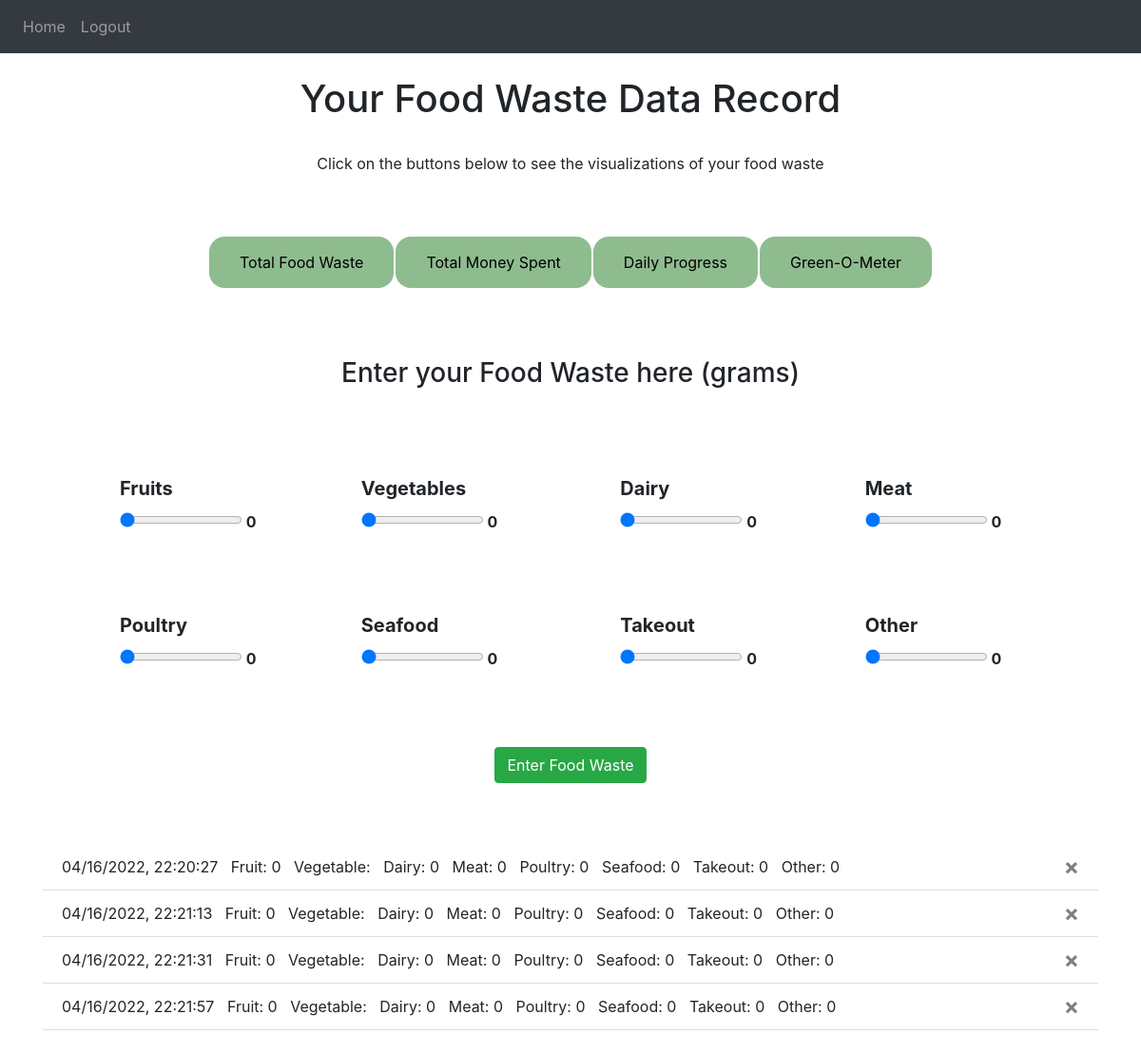
Page / (signed in) on the earlier database version.
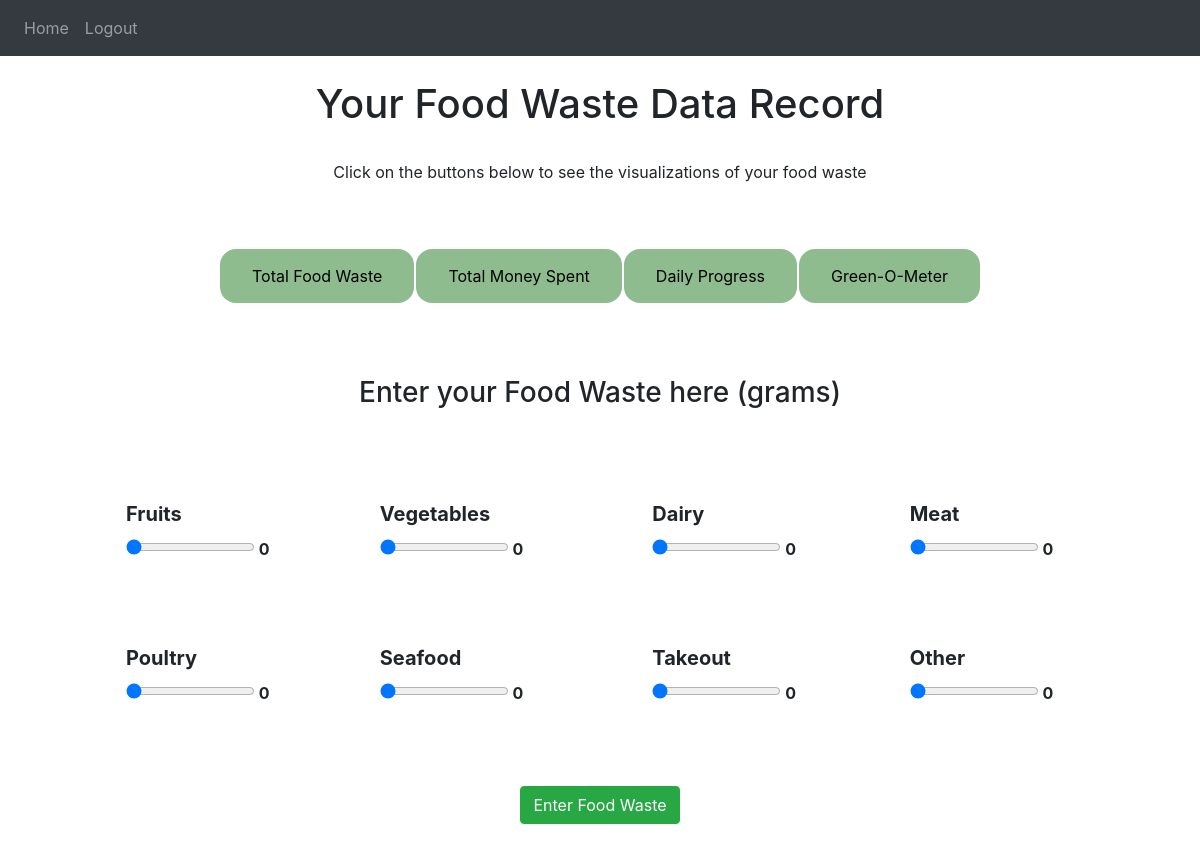
Same page on the later database version.
### website/models.py (models this page shows)
@dataclass
class UserFoodWaste(db.Model):
    user_id = db.Column(db.Integer, db.ForeignKey('user.id'))
    id = db.Column(db.Integer, primary_key=True)
    date = db.Column(db.DateTime(timezone=True), default=datetime.now)
    fruit= db.Column(db.Integer)
    veggies = db.Column(db.Integer)
    dairy = db.Column(db.Integer)
    meat = db.Column(db.Integer)
    poultry = db.Column(db.Integer)
    fish_seafood = db.Column(db.Integer)
    takeout = db.Column(db.Integer)
    other = db.Column(db.Integer)
    js_date = db.Column(db.Integer)

### website/views.py (the view, shortened to what this page needs)
@views.route('/', methods=['GET', 'POST'])
@login_required
def home():
    return render_template("home.html", user=current_user)

### website/__init__.py (called while the page is built)
def create_app():
    app = Flask(__name__)
    app.config['SECRET_KEY'] = 'randomstring'
    app.config['SQLALCHEMY_DATABASE_URI'] = f'sqlite:///{DB_NAME}'
    db.init_app(app)
    from .views import views
    from .auth import auth
    app.register_blueprint(views, url_prefix='/')
    app.register_blueprint(auth, url_prefix='/')
    from .models import User, Note
    create_database(app)
    login_manager = LoginManager()
    login_manager.login_view = 'auth.login'
    login_manager.init_app(app)
    @login_manager.user_loader
    def load_user(id):
        return User.query.get(int(id))
    return app

### website/templates/home.html (shortened to what this page needs)
{% extends "base.html" %} {% block title %}Home{% endblock %} {% block content
  %}
  <head>
  </head>
  <h1 align="center"> Your Food Waste Data Record</h1>
  <br />
  <p style="text-align: center;">Click on the buttons below to see the visualizations of your food waste</p>
  <br />
  <br />
  <div align="center">
    <table>
      <tr>
        <th>
          <form method="POST">
            <button type='button' class='buttonToggle' id='btn_one'  onclick="showFoodWasteClick()">
              Total Food Waste
            </button>
          </form>
        </th>
        <th>
          <form method="POST">
              <button type="button" class="buttonToggle" id="btn_two" onclick="showMoneyWasteClick()">
                Total Money Spent
              </button>
          </form>
        </th>
        <th>
          <form method="POST">
              <button type="button" class="buttonToggle" id="btn_four" onclick="showDailyWasteClick()">
                Daily Progress
              </button>
          </form>
        </th>
        <th>
          <form method="POST">
              <button type="button" class="buttonToggle" id="btn_three" onclick="showGOMClick()">
                Green-O-Meter
              </button>
          </form>
        </th>
      </tr>
    </table>
  </div>
  <br />
  <form method="POST">
    <br/>
    <br/>
    <h3 style="text-align: center">Enter your Food Waste here (grams)</h3>
    <table id="sliderContainer">
      <tr>
      <th id="th_slider">
        <label for="fruit">Fruits</label>
        <input
          type="range"
          name="fruit"
          min="0"
          max="100"
          value="0"
          class="myslider"
          id="fruit"
          oninput="outputUpdate(value, 'fruit_val')"
        />
        <output for="fruit" id="fruit_val">0</output>
      </th>
      <th id="th_slider">
        <label for="veggies">Vegetables</label>
        <input
          type="range"
          name="veggies"
          min="0"
          max="100"
          value="0"
          class="myslider"
          id="veggies"
          oninput="outputUpdate(value, 'veggie_val')"
        />
        <output for="veggies" id="veggie_val">0</output>
      </th>
    <th id="th_slider">
      <label for="dairy">Dairy</label>
      <input
        type="range"
        name="dairy"
        min="0"
        max="100"
        value="0"
        class="myslider"
        id="dairy"
        oninput="outputUpdate(value, 'dairy_val')"
      />
      <output for="dairy" id="dairy_val">0</output>
    </th>
    <th id="th_slider">
      <label for="meat">Meat</label>
      <input
        type="range"
        name="meat"
        min="0"
        max="100"
        value="0"
        class="myslider"
        id="meat"
        oninput="outputUpdate(value, 'meat_val')"
      />
      <output for="meat" id="meat_val">0</output>
    </th>
    </tr>
    <tr>
    <th id="th_slider">
      <label for="poultry">Poultry</label>
      <input
        type="range"
        name="poultry"
        min="0"
        max="100"
        value="0"
        class="myslider"
        id="poultry"
        oninput="outputUpdate(value, 'poultry_val')"
      />
      <output for="poultry" id="poultry_val">0</output>
    </th>
    <th id="th_slider">
      <label for="fish_seafood">Seafood</label>
      <input
        type="range"
        name="fish_seafood"
        min="0"
        max="100"
        value="0"
        class="myslider"
        id="fish_seafood"
        oninput="outputUpdate(value, 'fish_seafood_val')"
      />
      <output for="fish_seafood" id="fish_seafood_val">0</output>
    </th>
    <th id="th_slider">
      <label for="takeout">Takeout</label>
      <input
        type="range"
        name="takeout"
        min="0"
        max="100"
        value="0"
        class="myslider"
        id="takeout"
        oninput="outputUpdate(value, 'takeout_val')"
      />
      <output for="takeout" id="takeout_val">0</output>
    </th>
    <th id="th_slider">
      <label for="other">Other</label>
      <input
        type="range"
        name="other"
        min="0"
        max="100"
        value="0"
        class="myslider"
        id="other"
        oninput="outputUpdate(value, 'other_val')"
      />
      <output for="other" id="other_val">0</output>
     </th>
    </tr>
  </table>
    <div align="center">
      <button type="submit" class="btn btn-success">Enter Food Waste</button>
    </div>
    <br />
    <br />
    <ul class="list-group list-group-flush" id="notes">
      {% for day in user.foodWaste %}
      <li class="list-group-item">
        {{ day.date.strftime("%m/%d/%Y, %H:%M:%S") }}
        &nbsp
        Fruit: {{day.fruit}}
        &nbsp
        Vegetable: {{day.vegetables}}
        &nbsp
        Dairy: {{day.dairy}}
        &nbsp
        Meat: {{day.meat}}
        &nbsp
        Poultry: {{day.poultry}}
        &nbsp
        Seafood: {{day.fish_seafood}}
        &nbsp
        Takeout: {{day.takeout}}
        &nbsp
        Other: {{day.other}}
        <button type="button" class="close" onClick="deleteNote({{ day.id }})">
          <span aria-hidden="true">&times;</span>
        </button>
      </li>
      {% endfor %}
    </ul>
    <br/>
  </form>
  {% endblock %}

### website/templates/base.html (shortened to what this page needs)
<!DOCTYPE html>
<html>
  <head>
    <link
      rel="stylesheet"
      href="https://stackpath.bootstrapcdn.com/bootstrap/4.4.1/css/bootstrap.min.css"
    />
    <link
      rel="stylesheet"
      href="https://stackpath.bootstrapcdn.com/font-awesome/4.7.0/css/font-awesome.min.css"
    />
  </head>
  <body>
    <nav class="navbar navbar-expand-lg navbar-dark bg-dark">
      <div class="collapse navbar-collapse" id="navbar">
        <div class="navbar-nav">
          {% if user.is_authenticated %}
          <a class="nav-item nav-link" id="home" href="/">Home</a>
          <a class="nav-item nav-link" id="logout" href="/logout">Logout</a>
          {% else %}
          <a class="nav-item nav-link" id="login" href="/login">Login</a>
          {% endif %}
        </div>
      </div>
    </nav>
    <br />
    <div class="container">{% block content %} {% endblock %}</div>
  </body>
</html>

### website/templates/home.html (style rules this page uses)
.buttonToggle { border-radius: 16px; background-color: darkseagreen; color:black; border: none; padding: 15px 32px; }
label { font-size: 20px; }
#th_slider { margin:10px; }
#sliderContainer { border-collapse:separate; border-spacing:5em; }

Differences in the rows shown:
removed UserFoodWaste: date "04/16/2022, 22:20:27", fruit "0", dairy "0", meat "0", poultry "0", fish_seafood "0", takeout "0", other "0"
removed UserFoodWaste: date "04/16/2022, 22:21:13", fruit "0", dairy "0", meat "0", poultry "0", fish_seafood "0", takeout "0", other "0"
removed UserFoodWaste: date "04/16/2022, 22:21:31", fruit "0", dairy "0", meat "0", poultry "0", fish_seafood "0", takeout "0", other "0"
removed UserFoodWaste: date "04/16/2022, 22:21:57", fruit "0", dairy "0", meat "0", poultry "0", fish_seafood "0", takeout "0", other "0"
